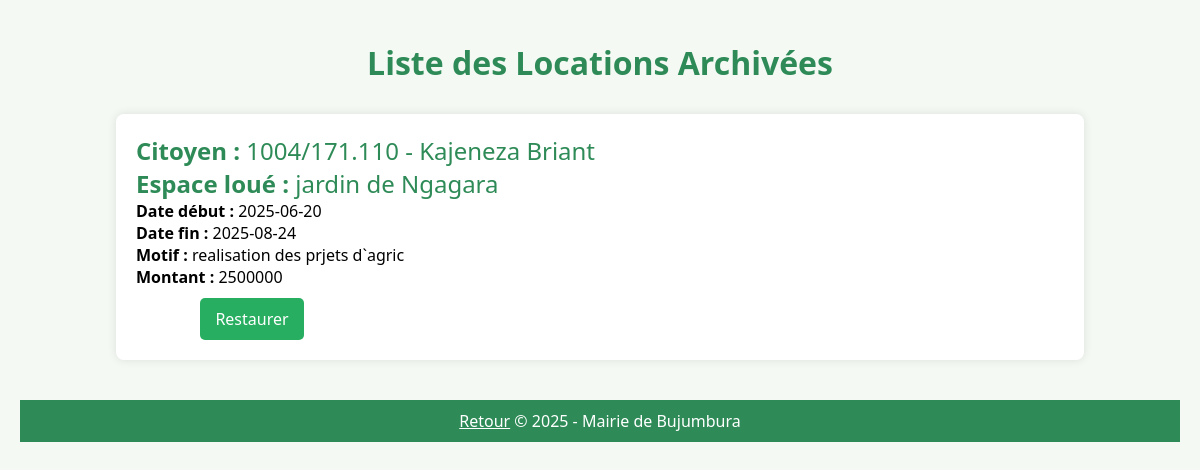
/Archivelouer.php, run on the app's committed database.
### tables this page shows
CREATE TABLE IF NOT EXISTS `archive_louer` (
  `Id_louer` int NOT NULL,
  `Matricul` varchar(20) NOT NULL,
  `Id_Espace` int NOT NULL,
  `Date_debut` date NOT NULL,
  `Date_fin` date NOT NULL,
  `Motif` varchar(30) NOT NULL,
  `Montant` varchar(30) NOT NULL
);

CREATE TABLE IF NOT EXISTS `citoyen` (
  `Matricul` varchar(20) NOT NULL,
  `Nom` varchar(50) DEFAULT NULL,
  `Prenom` varchar(50) DEFAULT NULL,
  `Email` varchar(100) DEFAULT NULL,
  `Telephone` varchar(20) DEFAULT NULL,
  `Adresse` varchar(100) DEFAULT NULL,
  `MotDePasse` varchar(255) DEFAULT NULL,
  `DateNaissance` date DEFAULT NULL,
  PRIMARY KEY (`Matricul`)
);

CREATE TABLE IF NOT EXISTS `espaces_verts` (
  `Id_Espace` int NOT NULL AUTO_INCREMENT,
  `Nom` varchar(100) DEFAULT NULL,
  `Localisation` varchar(150) DEFAULT NULL,
  `Superficie` decimal(10,2) DEFAULT NULL,
  `Type_espace` varchar(50) NOT NULL,
  `disponibilite` varchar(255) NOT NULL,
  `description` varchar(255) NOT NULL,
  PRIMARY KEY (`Id_Espace`)
);

### Archivelouer.php (the view, shortened to what this page needs)
<?php
$bdd = new PDO('mysql:host=localhost;dbname=gestion_espaces_verts', 'root', '');
?>
<!DOCTYPE html>
<html lang="fr">
<head>
</head>
<body>
<h1>Liste des Locations Archivées</h1>
<?php
$AffichageArchives = $bdd->query('
    SELECT
        archive_louer.Id_louer,
        citoyen.Matricul,
        citoyen.Nom AS CitoyenNom,
        citoyen.Prenom AS CitoyenPrenom,
        espaces_verts.Nom,
        archive_louer.Date_debut,
        archive_louer.Date_fin,
        archive_louer.Motif,
        archive_louer.Montant
    FROM
        archive_louer
    INNER JOIN
        citoyen ON citoyen.Matricul = archive_louer.Matricul
    INNER JOIN
        espaces_verts ON espaces_verts.Id_Espace = archive_louer.Id_Espace
    ORDER BY
        Id_louer DESC
');
while ($affichageData = $AffichageArchives->fetch()) {
?>
<div class="card">
    <div class="event-title">
        <strong>Citoyen :</strong> <?php echo $affichageData["Matricul"] . " - " . $affichageData["CitoyenNom"] . " " . $affichageData["CitoyenPrenom"]; ?>
        <br>
        <strong>Espace loué :</strong> <?php echo $affichageData["Nom"]; ?>
    </div>
    <div><strong>Date début :</strong> <?php echo $affichageData["Date_debut"]; ?></div>
    <div><strong>Date fin :</strong> <?php echo $affichageData["Date_fin"]; ?></div>
    <div><strong>Motif :</strong> <?php echo $affichageData["Motif"]; ?></div>
    <div><strong>Montant :</strong> <?php echo $affichageData["Montant"]; ?></div>
    <div class="button-container">
        <a class="restore-button" href="Archivelouer.php?RESTORE=<?php echo $affichageData["Id_louer"]; ?>">Restaurer</a>
    </div>
</div>
<?php
}
?>
<footer>
    <a href="Corbeille.php" style="color: white;">Retour</a>
    &copy; 2025 - Mairie de Bujumbura
</footer>
</body>
</html>

### Archivelouer.php (style rules this page uses)
body { font-family: 'Segoe UI', sans-serif; background-color: #f4f9f4; margin: 0; padding: 20px; }
h1 { text-align: center; color: #2e8b57; margin-bottom: 30px; }
.card { background-color: white; border-radius: 8px; box-shadow: 0 0 10px rgba(0, 0, 0, 0.1); margin: 20px auto; padding: 20px; width: 80%; }
.event-title { font-size: 1.5em; color: #2e8b57; }
footer { text-align: center; background-color: #2e8b57; color: white; padding: 10px; margin-top: 40px; }
.button-container { margin-top: 10px; display: flex; justify-content: center; gap: 10px; }
.restore-button { background-color: #27ae60; color: white; border: none; padding: 10px 15px; border-radius: 5px; text-decoration: none; transition: background 0.3s; margin-left:-75%; }

### data on the page
archive_louer: citoyen.Matricul "1004/171.110", citoyen.Nom "Kajeneza", citoyen.Prenom "Briant", espaces_verts.Nom "jardin de Ngagara", Date_debut "2025-06-20", Date_fin "2025-08-24", Motif "realisation des prjets d`agric", Montant "2500000"
